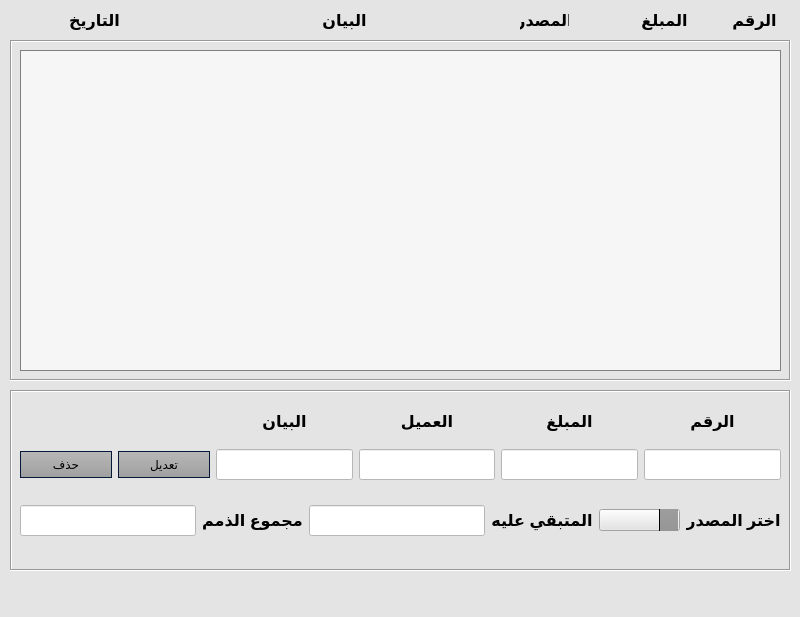
<?xml version="1.0" encoding="UTF-8"?>
<ui version="4.0">
 <class>DebtList</class>
 <widget class="QMainWindow" name="DebtList">
  <property name="geometry">
   <rect>
    <x>0</x>
    <y>0</y>
    <width>800</width>
    <height>617</height>
   </rect>
  </property>
  <property name="windowTitle">
   <string>Debt List</string>
  </property>
  <property name="styleSheet">
   <string notr="true">background-color: #e4e4e4;
	color: #000;
	selection-background-color: #46a2da;
	selection-color: #fff;</string>
  </property>
  <widget class="QWidget" name="centralwidget">
   <widget class="QLabel" name="label_2">
    <property name="geometry">
     <rect>
      <x>640</x>
      <y>10</y>
      <width>49</width>
      <height>21</height>
     </rect>
    </property>
    <property name="font">
     <font>
      <family>Arial</family>
      <pointsize>12</pointsize>
      <bold>true</bold>
     </font>
    </property>
    <property name="layoutDirection">
     <enum>Qt::RightToLeft</enum>
    </property>
    <property name="text">
     <string>المبلغ</string>
    </property>
    <property name="alignment">
     <set>Qt::AlignCenter</set>
    </property>
   </widget>
   <widget class="QLabel" name="label_5">
    <property name="geometry">
     <rect>
      <x>70</x>
      <y>10</y>
      <width>49</width>
      <height>21</height>
     </rect>
    </property>
    <property name="font">
     <font>
      <family>Arial</family>
      <pointsize>12</pointsize>
      <bold>true</bold>
     </font>
    </property>
    <property name="layoutDirection">
     <enum>Qt::RightToLeft</enum>
    </property>
    <property name="text">
     <string>التاريخ</string>
    </property>
    <property name="alignment">
     <set>Qt::AlignCenter</set>
    </property>
   </widget>
   <widget class="QLabel" name="label_4">
    <property name="geometry">
     <rect>
      <x>320</x>
      <y>10</y>
      <width>49</width>
      <height>21</height>
     </rect>
    </property>
    <property name="font">
     <font>
      <family>Arial</family>
      <pointsize>12</pointsize>
      <bold>true</bold>
     </font>
    </property>
    <property name="layoutDirection">
     <enum>Qt::RightToLeft</enum>
    </property>
    <property name="text">
     <string>البيان</string>
    </property>
    <property name="alignment">
     <set>Qt::AlignCenter</set>
    </property>
   </widget>
   <widget class="QFrame" name="frame">
    <property name="geometry">
     <rect>
      <x>10</x>
      <y>40</y>
      <width>781</width>
      <height>341</height>
     </rect>
    </property>
    <property name="frameShape">
     <enum>QFrame::Box</enum>
    </property>
    <property name="frameShadow">
     <enum>QFrame::Sunken</enum>
    </property>
    <widget class="QListView" name="listViewDebtList">
     <property name="geometry">
      <rect>
       <x>10</x>
       <y>10</y>
       <width>761</width>
       <height>321</height>
      </rect>
     </property>
     <property name="layoutDirection">
      <enum>Qt::RightToLeft</enum>
     </property>
     <property name="styleSheet">
      <string notr="true">QListView 
{
	background-color: #f6f6f6;
    border : none;
    color: #000;
    show-decoration-selected: 1; 
    outline: 0;
	border: 1px solid gray;

}


QListView#listViewAgentsDebts::disabled 
{
	background-color: #656565;
	color: #1b1b1b;
    border: 1px solid #656565;

}


QListView#listViewAgentsDebts::item 
{
	background-color: #f6f6f6;
    padding: 1px;

}


QListView#listViewAgentsDebts::item:alternate 
{
    background-color: #c6c6c6;

}


QListView#listViewAgentsDebts::item:alternate:selected
{
    background-color: red;

}


QListView#listViewAgentsDebts::item:selected 
{
	background-color: #b78620;
	border: 1px solid #b78620;
	color: #fff;

}


QListView#listViewAgentsDebts::item:selected:!active 
{
	background-color: #46a2da;
	border: 1px solid #46a2da;
	color: #fff;

}


QListView#listViewAgentsDebts::item:selected:active 
{
	background-color: #46a2da;
	border: 1px solid #46a2da;
	color: #fff;

}


QListView#listViewAgentsDebts::item:hover {
    background-color: #5e5e5e;
    border: none;
    color: #000;

}</string>
     </property>
    </widget>
   </widget>
   <widget class="QFrame" name="frame_2">
    <property name="geometry">
     <rect>
      <x>10</x>
      <y>390</y>
      <width>781</width>
      <height>181</height>
     </rect>
    </property>
    <property name="frameShape">
     <enum>QFrame::Box</enum>
    </property>
    <property name="frameShadow">
     <enum>QFrame::Sunken</enum>
    </property>
    <widget class="QWidget" name="gridLayoutWidget">
     <property name="geometry">
      <rect>
       <x>10</x>
       <y>10</y>
       <width>761</width>
       <height>80</height>
      </rect>
     </property>
     <layout class="QGridLayout" name="gridLayout">
      <item row="1" column="2">
       <widget class="QLineEdit" name="inputNum">
        <property name="font">
         <font>
          <pointsize>14</pointsize>
         </font>
        </property>
        <property name="styleSheet">
         <string notr="true">background-color: rgb(255, 255, 255);</string>
        </property>
       </widget>
      </item>
      <item row="0" column="2">
       <widget class="QLabel" name="label_9">
        <property name="font">
         <font>
          <family>Arial</family>
          <pointsize>12</pointsize>
          <bold>true</bold>
         </font>
        </property>
        <property name="layoutDirection">
         <enum>Qt::RightToLeft</enum>
        </property>
        <property name="text">
         <string>البيان</string>
        </property>
        <property name="alignment">
         <set>Qt::AlignCenter</set>
        </property>
       </widget>
      </item>
      <item row="1" column="6">
       <widget class="QLineEdit" name="inputComment">
        <property name="font">
         <font>
          <pointsize>14</pointsize>
         </font>
        </property>
        <property name="styleSheet">
         <string notr="true">background-color: rgb(255, 255, 255);</string>
        </property>
       </widget>
      </item>
      <item row="1" column="1">
       <widget class="QPushButton" name="btnEdit">
        <property name="styleSheet">
         <string notr="true">QPushButton {
  background-color: qlineargradient(spread:repeat, x1:1, y1:0, x2:1, y2:1, stop:0 rgba(184, 184,      184, 255),stop:1 rgba(159, 159, 159, 255));
	color: #000;
	min-width: 80px;
	border-style: solid;
	border-width: 1px;
	border-color: #051a39;
	padding: 5px;
}
QPushButton#btnEdit:hover
{
	background-color: rgba(70,162,218,50%);
	border: 1px solid #46a2da;

}

QPushButton#btnEdit:pressed {
    background-color: qlineargradient(x1: 0, y1: 0, x2: 0, y2: 1,
                                      stop: 0 #dadbde, stop: 1 #f6f7fa);
}</string>
        </property>
        <property name="text">
         <string>تعديل</string>
        </property>
       </widget>
      </item>
      <item row="1" column="5">
       <widget class="QLineEdit" name="inputAgent">
        <property name="font">
         <font>
          <pointsize>14</pointsize>
         </font>
        </property>
        <property name="styleSheet">
         <string notr="true">background-color: rgb(255, 255, 255);</string>
        </property>
       </widget>
      </item>
      <item row="1" column="0">
       <widget class="QPushButton" name="btnDelete">
        <property name="styleSheet">
         <string notr="true">QPushButton {
  background-color: qlineargradient(spread:repeat, x1:1, y1:0, x2:1, y2:1, stop:0 rgba(184, 184,      184, 255),stop:1 rgba(159, 159, 159, 255));
	color: #000;
	min-width: 80px;
	border-style: solid;
	border-width: 1px;
	border-color: #051a39;
	padding: 5px;
}
QPushButton#btnDelete:hover
{
	background-color: rgba(70,162,218,50%);
	border: 1px solid #46a2da;

}

QPushButton#btnDelete:pressed {
    background-color: qlineargradient(x1: 0, y1: 0, x2: 0, y2: 1,
                                      stop: 0 #dadbde, stop: 1 #f6f7fa);
}</string>
        </property>
        <property name="text">
         <string>حذف</string>
        </property>
       </widget>
      </item>
      <item row="1" column="4">
       <widget class="QLineEdit" name="inputSum">
        <property name="font">
         <font>
          <pointsize>14</pointsize>
         </font>
        </property>
        <property name="styleSheet">
         <string notr="true">background-color: rgb(255, 255, 255);</string>
        </property>
       </widget>
      </item>
      <item row="0" column="6">
       <widget class="QLabel" name="label_6">
        <property name="font">
         <font>
          <family>Arial</family>
          <pointsize>12</pointsize>
          <bold>true</bold>
         </font>
        </property>
        <property name="layoutDirection">
         <enum>Qt::RightToLeft</enum>
        </property>
        <property name="text">
         <string>الرقم</string>
        </property>
        <property name="alignment">
         <set>Qt::AlignCenter</set>
        </property>
       </widget>
      </item>
      <item row="0" column="5">
       <widget class="QLabel" name="label_7">
        <property name="font">
         <font>
          <family>Arial</family>
          <pointsize>12</pointsize>
          <bold>true</bold>
         </font>
        </property>
        <property name="layoutDirection">
         <enum>Qt::RightToLeft</enum>
        </property>
        <property name="text">
         <string>المبلغ</string>
        </property>
        <property name="alignment">
         <set>Qt::AlignCenter</set>
        </property>
       </widget>
      </item>
      <item row="0" column="4">
       <widget class="QLabel" name="label_8">
        <property name="font">
         <font>
          <family>Arial</family>
          <pointsize>12</pointsize>
          <bold>true</bold>
         </font>
        </property>
        <property name="layoutDirection">
         <enum>Qt::RightToLeft</enum>
        </property>
        <property name="text">
         <string>العميل</string>
        </property>
        <property name="alignment">
         <set>Qt::AlignCenter</set>
        </property>
       </widget>
      </item>
     </layout>
    </widget>
    <widget class="QWidget" name="horizontalLayoutWidget">
     <property name="geometry">
      <rect>
       <x>10</x>
       <y>100</y>
       <width>761</width>
       <height>61</height>
      </rect>
     </property>
     <layout class="QHBoxLayout" name="horizontalLayout" stretch="0,0,0,1,2,0">
      <item>
       <widget class="QLineEdit" name="inputSumDebts">
        <property name="font">
         <font>
          <pointsize>14</pointsize>
         </font>
        </property>
        <property name="styleSheet">
         <string notr="true">background-color: rgb(255, 255, 255);</string>
        </property>
       </widget>
      </item>
      <item>
       <widget class="QLabel" name="label_12">
        <property name="font">
         <font>
          <family>Arial</family>
          <pointsize>12</pointsize>
          <bold>true</bold>
         </font>
        </property>
        <property name="layoutDirection">
         <enum>Qt::RightToLeft</enum>
        </property>
        <property name="text">
         <string>مجموع الذمم</string>
        </property>
        <property name="alignment">
         <set>Qt::AlignCenter</set>
        </property>
       </widget>
      </item>
      <item>
       <widget class="QLineEdit" name="inpuToPay">
        <property name="font">
         <font>
          <pointsize>14</pointsize>
         </font>
        </property>
        <property name="styleSheet">
         <string notr="true">background-color: rgb(255, 255, 255);</string>
        </property>
       </widget>
      </item>
      <item>
       <widget class="QLabel" name="label_11">
        <property name="font">
         <font>
          <family>Arial</family>
          <pointsize>12</pointsize>
          <bold>true</bold>
         </font>
        </property>
        <property name="layoutDirection">
         <enum>Qt::RightToLeft</enum>
        </property>
        <property name="text">
         <string>المتبقي عليه</string>
        </property>
        <property name="alignment">
         <set>Qt::AlignCenter</set>
        </property>
       </widget>
      </item>
      <item>
       <widget class="QComboBox" name="cbAgents">
        <property name="cursor">
         <cursorShape>PointingHandCursor</cursorShape>
        </property>
        <property name="layoutDirection">
         <enum>Qt::LeftToRight</enum>
        </property>
        <property name="styleSheet">
         <string notr="true">QComboBox::drop-down
{
	background-color: qlineargradient(spread:repeat, x1:1, y1:0, x2:1, y2:1, stop:0 rgba(157, 157, 157, 255),stop:1 rgba(150, 150, 150, 255));
    subcontrol-origin: padding;
    subcontrol-position: top right;
    width: 15px;
    border-left-width: 1px;
    border-left-color: black;
    border-left-style: solid; 

}



</string>
        </property>
       </widget>
      </item>
      <item>
       <widget class="QLabel" name="label_10">
        <property name="font">
         <font>
          <family>Arial</family>
          <pointsize>12</pointsize>
          <bold>true</bold>
         </font>
        </property>
        <property name="layoutDirection">
         <enum>Qt::RightToLeft</enum>
        </property>
        <property name="text">
         <string>اختر المصدر</string>
        </property>
        <property name="alignment">
         <set>Qt::AlignCenter</set>
        </property>
       </widget>
      </item>
     </layout>
    </widget>
   </widget>
   <widget class="QLabel" name="label_3">
    <property name="geometry">
     <rect>
      <x>520</x>
      <y>10</y>
      <width>49</width>
      <height>21</height>
     </rect>
    </property>
    <property name="font">
     <font>
      <family>Arial</family>
      <pointsize>12</pointsize>
      <bold>true</bold>
     </font>
    </property>
    <property name="layoutDirection">
     <enum>Qt::RightToLeft</enum>
    </property>
    <property name="text">
     <string>المصدر</string>
    </property>
    <property name="alignment">
     <set>Qt::AlignCenter</set>
    </property>
   </widget>
   <widget class="QLabel" name="label">
    <property name="geometry">
     <rect>
      <x>730</x>
      <y>10</y>
      <width>49</width>
      <height>21</height>
     </rect>
    </property>
    <property name="font">
     <font>
      <family>Arial</family>
      <pointsize>12</pointsize>
      <bold>true</bold>
     </font>
    </property>
    <property name="layoutDirection">
     <enum>Qt::RightToLeft</enum>
    </property>
    <property name="text">
     <string>الرقم</string>
    </property>
    <property name="alignment">
     <set>Qt::AlignCenter</set>
    </property>
   </widget>
  </widget>
  <widget class="QMenuBar" name="menubar">
   <property name="geometry">
    <rect>
     <x>0</x>
     <y>0</y>
     <width>800</width>
     <height>22</height>
    </rect>
   </property>
  </widget>
  <widget class="QStatusBar" name="statusbar"/>
 </widget>
 <resources/>
 <connections/>
</ui>
